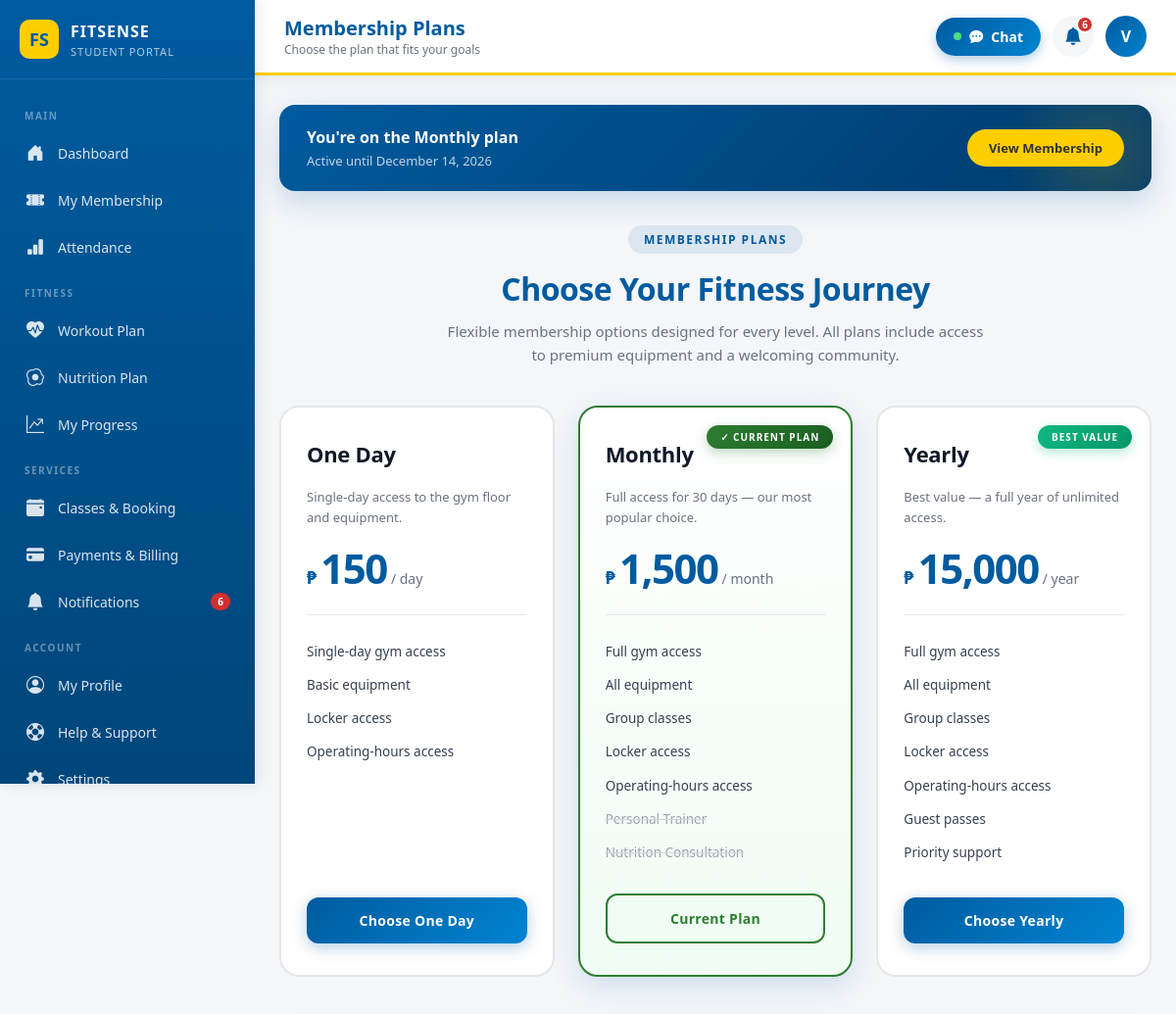
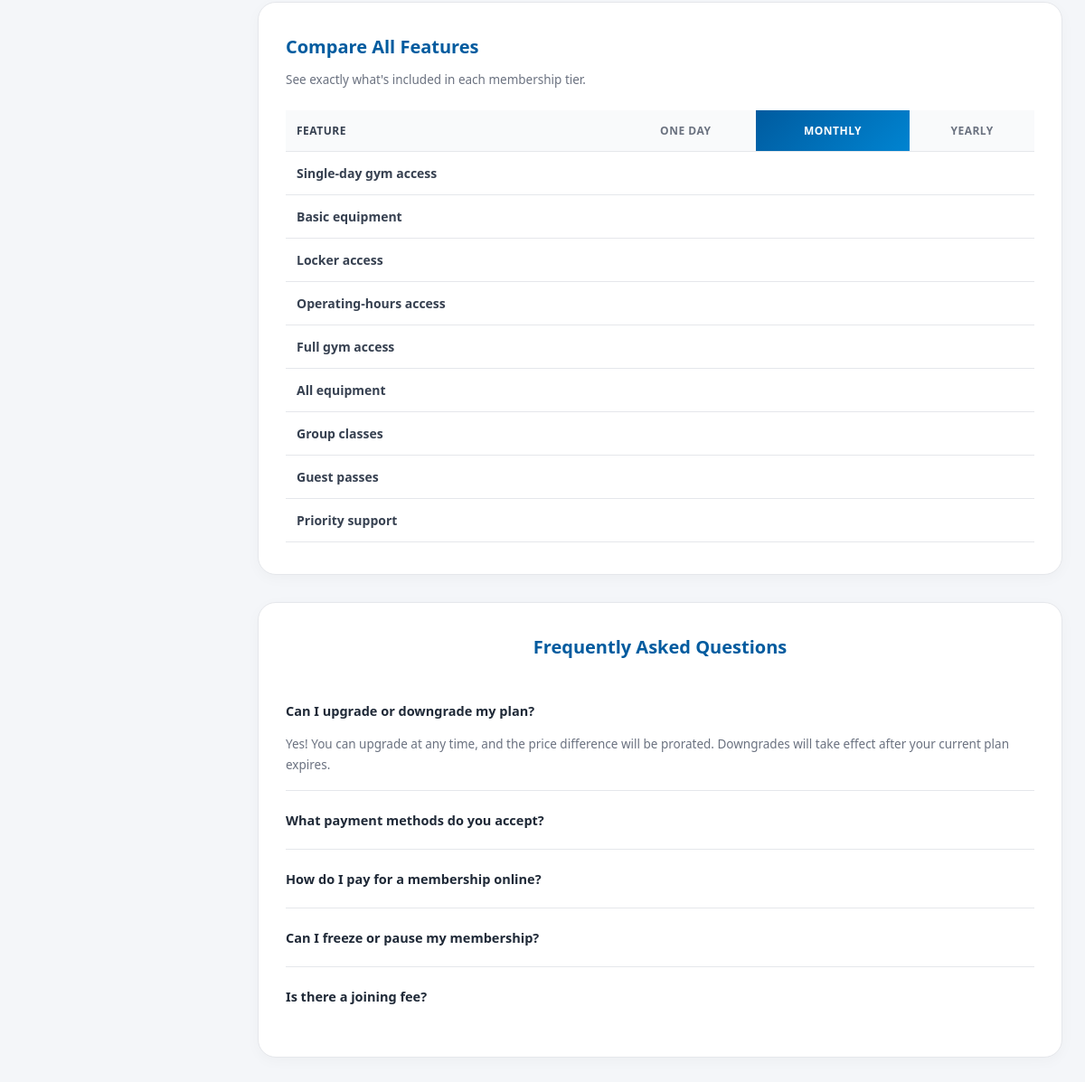
The page /plans.php (signed in) on the database its author committed (2 pictures, top to bottom).
### tables this page shows
CREATE TABLE `users` (
  `id` int(11) NOT NULL,
  `fullname` varchar(100) DEFAULT NULL,
  `email` varchar(100) DEFAULT NULL,
  `phone` varchar(20) DEFAULT NULL,
  `address` varchar(255) DEFAULT NULL,
  `gender` varchar(30) DEFAULT NULL,
  `birthdate` date DEFAULT NULL,
  `username` varchar(50) DEFAULT NULL,
  `password` varchar(255) DEFAULT NULL,
  `role` enum('user','admin','super_admin') NOT NULL DEFAULT 'user',
  `account_status` enum('Active','Inactive') NOT NULL DEFAULT 'Active',
  `created_by` int(11) DEFAULT NULL,
  `must_change_password` tinyint(1) NOT NULL DEFAULT 0,
  `permissions` text DEFAULT NULL,
  `branch_id` int(11) NOT NULL,
  `created_at` timestamp NOT NULL DEFAULT current_timestamp(),
  `city` varchar(100) DEFAULT NULL,
  `state` varchar(100) DEFAULT NULL,
  `country` varchar(100) DEFAULT NULL,
  `zip` varchar(20) DEFAULT NULL,
  `is_verified` tinyint(1) NOT NULL DEFAULT 0,
  `two_factor_code` varchar(10) DEFAULT NULL,
  `two_factor_expiry` datetime DEFAULT NULL,
  `profile_image` varchar(255) DEFAULT NULL,
  `height` decimal(5,2) DEFAULT NULL,
  `weight` decimal(5,2) DEFAULT NULL,
  `fitness_goal` varchar(100) DEFAULT NULL,
  `activity_level` varchar(50) DEFAULT NULL,
  `emergency_contact` varchar(100) DEFAULT NULL,
  `emergency_phone` varchar(30) DEFAULT NULL,
  `bio` text DEFAULT NULL,
  `specialization` varchar(150) DEFAULT NULL,
  `years_experience` int(11) DEFAULT NULL,
  `certifications` text DEFAULT NULL,
  `rating` decimal(2,1) DEFAULT 5.0,
  `total_clients` int(11) DEFAULT 0,
  `date_of_birth` date DEFAULT NULL,
  `emergency_contact_name` varchar(100) DEFAULT NULL,
  `emergency_contact_phone` varchar(30) DEFAULT NULL,
  `updated_at` datetime DEFAULT NULL,
  `password_last_changed` datetime DEFAULT NULL,
  `status` enum('Active','Inactive','Suspended') DEFAULT 'Active',
  `last_login` datetime DEFAULT NULL,
  `failed_attempts` int(11) DEFAULT 0,
  `last_failed_login` datetime DEFAULT NULL
);

CREATE TABLE `memberships` (
  `id` int(11) NOT NULL,
  `user_id` int(11) NOT NULL,
  `membership_type` enum('One Day','Monthly','Yearly') NOT NULL,
  `amount` decimal(10,2) NOT NULL,
  `status` enum('Pending','Active','Expired','Rejected','Cancelled') DEFAULT 'Pending',
  `start_date` date DEFAULT NULL,
  `end_date` date DEFAULT NULL,
  `created_at` timestamp NOT NULL DEFAULT current_timestamp(),
  `agreement_accepted` tinyint(1) NOT NULL DEFAULT 0
);

CREATE TABLE `membership_prices` (
  `id` int(11) NOT NULL,
  `membership_type` enum('One Day','Monthly','Yearly') NOT NULL,
  `price` decimal(10,2) NOT NULL DEFAULT 0.00,
  `is_active` tinyint(1) NOT NULL DEFAULT 1,
  `updated_at` timestamp NOT NULL DEFAULT current_timestamp() ON UPDATE current_timestamp()
);

### plans.php (the view, shortened to what the rows shown need)
<?php
include 'conn.php';
$userId = (int)$_SESSION['user_id'];
function safeQuery($conn, $sql, $types = '', $params = []) {
    try {
        if (!empty($params)) {
            $stmt = $conn->prepare($sql);
            if (!empty($types)) $stmt->bind_param($types, ...$params);
            $stmt->execute();
            return $stmt->get_result();
        }
        return $conn->query($sql);
    } catch (mysqli_sql_exception $e) {
        error_log("SafeQuery Error: " . $e->getMessage());
        return null;
    }
}
function tableExists($conn, $tableName) {
    $tableName = $conn->real_escape_string($tableName);
    $result = $conn->query("SHOW TABLES LIKE '$tableName'");
    return $result && $result->num_rows > 0;
}
$userData = null;
$stmtUser = $conn->prepare("SELECT id, fullname, username, email, profile_image FROM users WHERE id = ? LIMIT 1");
if ($stmtUser) {
    $stmtUser->bind_param("i", $userId);
    $stmtUser->execute();
    $userData = $stmtUser->get_result()->fetch_assoc();
}
$displayName = $userData['fullname'] ?? $_SESSION['fullname'] ?? $_SESSION['username'] ?? 'User';
$userInitial = strtoupper(substr($displayName, 0, 1));
if (tableExists($conn, 'notifications')) {
    $result = safeQuery($conn,
        "SELECT COUNT(*) AS total FROM notifications WHERE user_id = ? AND is_read = 0",
        "i", [$userId]
    );
    if ($result && $row = $result->fetch_assoc()) {
        $unreadNotifCount = (int)$row['total'];
    }
}
$currentPlan = null;
if (tableExists($conn, 'memberships')) {
    $result = safeQuery($conn,
        "SELECT id, membership_type AS plan_name, status, start_date, end_date AS expiry_date
         FROM memberships
         WHERE user_id = ? AND status = 'Active' AND end_date >= CURDATE()
         ORDER BY end_date DESC LIMIT 1",
        "i", [$userId]
    );
    if ($result && $row = $result->fetch_assoc()) {
        $currentPlan = $row;
    }
}
$plans = [];
$planMeta = [
    'One Day' => [
        'description' => 'Single-day access to the gym floor and equipment.',
        'price'       => 150.00,
        'duration_days' => 1,
        'period'      => 'day',
        'badge'       => null,
        'is_popular'  => false,
        'features'    => [
            'Single-day gym access',
            'Basic equipment',
            'Locker access',
            'Operating-hours access',
        ],
    ],
    'Monthly' => [
        'description' => 'Full access for 30 days — our most popular choice.',
        'price'       => 1500.00,
        'duration_days' => 30,
        'period'      => 'month',
        'badge'       => 'Most Popular',
        'is_popular'  => true,
        'features'    => [
            'Full gym access',
            'All equipment',
            'Group classes',
            'Locker access',
            'Operating-hours access',
        ],
    ],
    'Yearly' => [
        'description' => 'Best value — a full year of unlimited access.',
        'price'       => 15000.00,
        'duration_days' => 365,
        'period'      => 'year',
        'badge'       => 'Best Value',
        'is_popular'  => false,
        'features'    => [
            'Full gym access',
            'All equipment',
            'Group classes',
            'Locker access',
            'Operating-hours access',
            'Guest passes',
            'Priority support',
        ],
    ],
];
$livePrices = [];
if (tableExists($conn, 'membership_prices')) {
    $priceRes = safeQuery($conn, "SELECT membership_type, price FROM membership_prices WHERE is_active = 1");
    if ($priceRes) {
        while ($priceRow = $priceRes->fetch_assoc()) {
            $livePrices[$priceRow['membership_type']] = (float)$priceRow['price'];
        }
    }
}
foreach ($planMeta as $type => $meta) {
    $plans[] = [
        'id'            => $type,
        'name'          => $type,
        'description'   => $meta['description'],
        'price'         => $livePrices[$type] ?? (float)$meta['price'],
        'duration_days' => $meta['duration_days'],
        'period'        => $meta['period'],
        'features'      => $meta['features'],
        'badge'         => $meta['badge'],
        'is_popular'    => $meta['is_popular'],
    ];
}
usort($plans, fn($a, $b) => $a['price'] <=> $b['price']);
?>
<!DOCTYPE html>
<html lang="en">
<head>
    <link href="https://cdn.jsdelivr.net/npm/bootstrap-icons@1.11.0/font/bootstrap-icons.css" rel="stylesheet">
<link rel="stylesheet" href="/PBL/css/icon-policy.css"><link rel="stylesheet" href="/PBL/css/user-content-icons.css"></head>
<body>
<div class="main-wrapper">
    <header class="top-header">
        <div class="header-left">
            <div>
                <h2>Membership Plans</h2>
            </div>
        </div>
        <div class="header-right">
            <button class="avatar-btn" onclick="window.location.href='my-profile.php'">
                <div class="avatar"><?= htmlspecialchars($userInitial) ?></div>
            </button>
        </div>
    </header>
    <main class="container">
        <?php if ($currentPlan): ?>
            <div class="current-plan-banner">
                <div class="current-plan-info">
                    <div>
                        <h4>You're on the <?= htmlspecialchars($currentPlan['plan_name']) ?> plan</h4>
                        <p>Active until <?= date('F d, Y', strtotime($currentPlan['expiry_date'])) ?></p>
                    </div>
                </div>
                <a href="my-membership.php" class="btn-banner">
                    <i class="bi bi-arrow-right-circle"></i> View Membership
                </a>
            </div>
        <?php endif; ?>
        <div class="pricing-header">
            <h2>Choose Your Fitness Journey</h2>
        </div>
        <div class="plans-grid" id="plansGrid">
            <?php foreach ($plans as $plan):
                $planSlug = strtolower(preg_replace('/[^a-z0-9]+/i', '', $plan['name']));
                $isCurrentPlan = $currentPlan && strtolower($currentPlan['plan_name']) === strtolower($plan['name']);
                $isPopular = $plan['is_popular'] || stripos($plan['name'], 'standard') !== false;
                $isPremium = stripos($plan['name'], 'premium') !== false;
                $isStudent = stripos($plan['name'], 'student') !== false;
                $priceClass = $isPremium ? 'yellow' : ($isStudent ? 'purple' : '');
                $ctaClass = $isPremium ? 'yellow' : ($isStudent ? 'purple' : 'primary');
                if ($isCurrentPlan) $ctaClass = 'current';
            ?>
                <div class="plan-card <?= $isPopular ? 'popular' : '' ?> <?= $isCurrentPlan ? 'current' : '' ?> <?= $planSlug ?>"
                     data-price-monthly="<?= $plan['price'] ?>"
                     data-price-quarterly="<?= round($plan['price'] * 3 * 0.85, 2) ?>">
                    <?php if ($isCurrentPlan): ?>
                        <div class="plan-badge current-badge">✓ Current Plan</div>
                    <?php elseif ($isPopular): ?>
                        <div class="plan-badge popular">⭐ Most Popular</div>
                    <?php elseif (!empty($plan['badge'])): ?>
                        <div class="plan-badge <?= $isStudent ? 'student' : 'value' ?>">
                            <?= htmlspecialchars($plan['badge']) ?>
                        </div>
                    <?php endif; ?>
                    <h3 class="plan-name"><?= htmlspecialchars($plan['name']) ?></h3>
                    <p class="plan-description"><?= htmlspecialchars($plan['description']) ?></p>
                    <div class="plan-price-block">
                        <span class="plan-currency">₱</span>
                        <span class="plan-price <?= $priceClass ?>" id="price-<?= $planSlug ?>">
                            <?= number_format($plan['price'], 0) ?>
                        </span>
                        <span class="plan-period">/ <?= htmlspecialchars($plan['period'] ?? ($plan['duration_days'] . ' days')) ?></span>
                    </div>
                    <div class="plan-divider"></div>
                    <ul class="plan-features">
                        <?php if (!empty($plan['features'])): ?>
                            <?php foreach ($plan['features'] as $feature): ?>
                                <li>
                                    <span><?= htmlspecialchars($feature) ?></span>
                                </li>
                            <?php endforeach; ?>
                        <?php endif; ?>
                        <?php if (!$isPremium && !$isStudent): ?>
                            <?php if ($isPopular && stripos($plan['name'], 'premium') === false): ?>
                                <li class="excluded">
                                    <span>Personal Trainer</span>
                                </li>
                                <li class="excluded">
                                    <span>Nutrition Consultation</span>
                                </li>
                            <?php endif; ?>
                        <?php endif; ?>
                    </ul>
                    <?php if ($isCurrentPlan): ?>
                        <button class="plan-cta current" disabled>
                            <i class="bi bi-check-circle-fill"></i> Current Plan
                        </button>
                    <?php else: ?>
                        <a href="payments.php?plan=<?= urlencode($plan['id']) ?>"
                           class="plan-cta <?= $ctaClass ?>"
                           id="cta-<?= $planSlug ?>">
                            <i class="bi bi-arrow-right-circle"></i> Choose <?= htmlspecialchars($plan['name']) ?>
                        </a>
                    <?php endif; ?>
                </div>
            <?php endforeach; ?>
        </div>
        <div class="comparison-section">
            <div style="overflow-x: auto;">
                <table class="comparison-table">
                    <thead>
                        <tr>
                            <th>Feature</th>
                            <?php foreach ($plans as $p):
                                $isPop = $p['is_popular'] || stripos($p['name'], 'standard') !== false;
                            ?>
                                <th class="<?= $isPop ? 'featured' : '' ?>">
                                    <?= htmlspecialchars($p['name']) ?>
                                </th>
                            <?php endforeach; ?>
                        </tr>
                    </thead>
                </table>
            </div>
        </div>
    </main>
</div>
<script src="/PBL/js/ui-enhancements.js"></script></body>
</html>

### rows shown on the page
users: fullname "V"
memberships: membership_type "Monthly", end_date "December 14, 2026", shows "✓ CURRENT PLAN", description "Full access for 30 days — our most popular choice.", price "1,500", period "month", feature "Full gym access", feature "All equipment", feature "Group classes", feature "Locker access", feature "Operating-hours access", shows "Personal Trainer", shows "Current Plan", membership_type "MONTHLY"
membership_prices: membership_type "One Day", description "Single-day access to the gym floor and equipment.", price "150", period "day", feature "Single-day gym access", feature "Basic equipment", feature "Locker access", feature "Operating-hours access", membership_type "ONE DAY"
membership_prices: badge "BEST VALUE", membership_type "Yearly", description "Best value — a full year of unlimited access.", price "15,000", period "year", feature "Full gym access", feature "All equipment", feature "Group classes", feature "Locker access", feature "Operating-hours access", feature "Guest passes", feature "Priority support", membership_type "YEARLY"

### other values the page prints
$unreadNotifCount "6"
$feature "Single-day gym access"
$feature "Basic equipment"
$feature "Locker access"
$feature "Operating-hours access"
$feature "Full gym access"
$feature "All equipment"
$feature "Group classes"
$feature "Guest passes"
$feature "Priority support"
